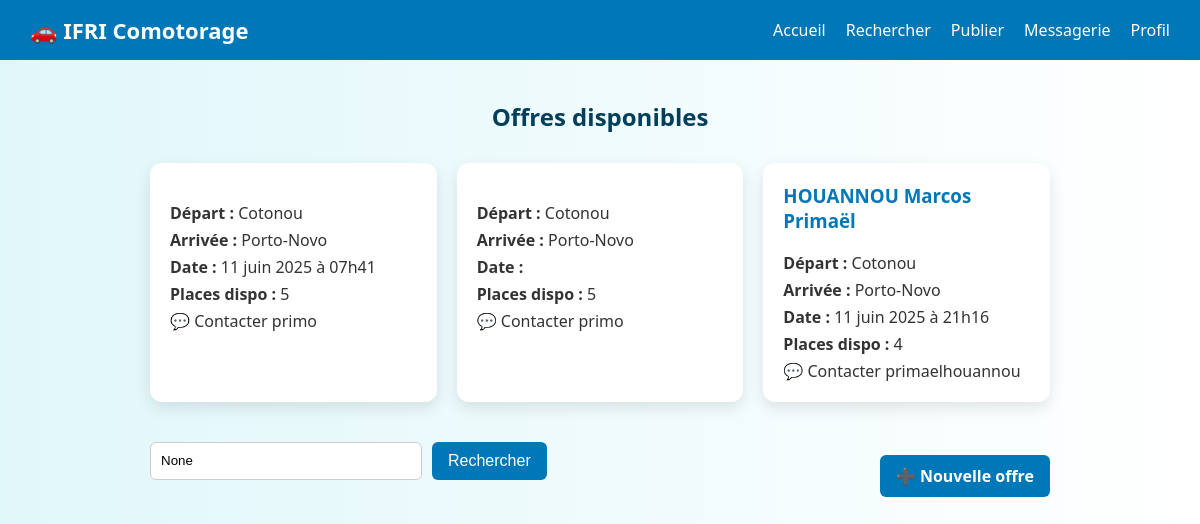
Page /offres/ on the committed database.
### mon_app/models.py (models this page shows, shortened)
class Offre(models.Model):
    utilisateur = models.ForeignKey(
        settings.AUTH_USER_MODEL,
        on_delete=models.CASCADE,
        related_name='offres'
    )
    depart = models.CharField(max_length=100)
    arrivee = models.CharField(max_length=100)
    date_depart = models.DateTimeField(null=True, blank=True)
    vehicule = models.CharField(max_length=100)
    places_disponibles = models.PositiveIntegerField()
    latitude = models.FloatField(null=True, blank=True)
    longitude = models.FloatField(null=True, blank=True)

class CustomUser(AbstractUser):
    email = models.EmailField(unique=True)
    phone_number = models.CharField(max_length=15, unique=True)
    role = models.CharField(max_length=10, choices=[('conducteur', 'Conducteur'), ('passager', 'Passager')])
    photo = models.ImageField(upload_to='photos/', null=True, blank=True)
    departure_point = models.CharField(max_length=255, null=True, blank=True)
    arrival_time = models.TimeField(null=True, blank=True)
    departure_time = models.TimeField(null=True, blank=True)
    car_model = models.CharField(max_length=50, null=True, blank=True)
    car_brand = models.CharField(max_length=50, null=True, blank=True)
    available_seats = models.PositiveIntegerField(null=True, blank=True)
    address = models.CharField("Adresse de départ", max_length=255, null=True, blank=True)
    return_time = models.TimeField("Heure de retour", null=True, blank=True)
    USERNAME_FIELD = 'email'
    REQUIRED_FIELDS = ['username']

### mon_app/views.py (the view)
# urls.py: path('offres/', views.list_offers_view, name='list_offers'),
def list_offers_view(request):
    query = request.GET.get('q')
    if query:
        offres = Offre.objects.filter(
            Q(depart__icontains=query) | Q(arrivee__icontains=query),
            utilisateur__isnull=False
        )
    else:
        offres = Offre.objects.filter(utilisateur__isnull=False)
    return render(request, 'mon_app/list_offers.html', {'offres': offres, 'query': query})

### mon_app/templates/mon_app/list_offers.html (shortened to what this page needs)
{% load static %}
<!DOCTYPE html>
<html lang="fr">
<head>
  <link rel="stylesheet" href="{% static 'mon_app/style.css' %}">
</head>
<body>
  <header>
    <div class="logo">🚗 IFRI Comotorage</div>
    <nav>
      <ul>
        <li><a href="{% url 'home' %}">Accueil</a></li>
        <li><a href="{% url 'list_offers' %}">Rechercher</a></li>
        <li><a href="{% url 'creer_offre' %}">Publier</a></li>
        <li><a href="{% url 'conversations_box' %}">Messagerie</a></li>
        <li><a href="{% url 'profil' %}">Profil</a></li>
      </ul>
    </nav>
  </header>
  <main>
    <section class="offers">
      <h2>Offres disponibles</h2>
      {% if offres %}
        <div class="offers-grid">
          {% for offre in offres %}
            <div class="offer-card">
              <h3>{{ offre.utilisateur.first_name }} {{ offre.utilisateur.last_name }}</h3>
              <p><strong>Départ :</strong> {{ offre.depart }}</p>
              <p><strong>Arrivée :</strong> {{ offre.arrivee }}</p>
              <p><strong>Date :</strong> {{ offre.date_depart|date:"d F Y à H\hi" }}</p>
              <p><strong>Places dispo :</strong> {{ offre.places_disponibles }}</p>
              {% if offre.utilisateur %}
              <a href="{% url 'chat_with_user' uid=offre.utilisateur.id %}">
                💬 Contacter {{ offre.utilisateur.username }}
              </a>
            {% endif %}
          </div>
          {% endfor %}
        </div>
      {% else %}
        <p>Aucune offre disponible pour le moment.</p>
      {% endif %}
    </section>
  </main>
  <div class="top-bar">
    <form method="get" class="search-bar">
      <input type="text" name="q" placeholder="🔍 Rechercher un trajet..." value="{{ query }}">
      <button type="submit">Rechercher</button>
    </form>
    <a href="{% url 'creer_offre' %}" class="btn-nouvelle-offre">➕ Nouvelle offre</a>
  </div>
</body>
</html>

### mon_app/static/mon_app/style.css (style rules this page uses)
body { margin: 0; font-family: 'Segoe UI', sans-serif; background: linear-gradient(to right, #e0f7fa, #ffffff); color: #333; }
a { text-decoration: none; color: inherit; }
h1, h2 { text-align: center; color: #003f5c; }
header { background: #0077b6; color: white; padding: 15px 30px; display: flex; align-items: center; justify-content: space-between; animation: slideDown 0.6s ease-out; }
.logo { font-size: 22px; font-weight: bold; }
nav ul { list-style: none; display: flex; gap: 20px; margin: 0; }
nav li a { color: white; font-weight: 500; transition: color 0.3s; }
button[type="submit"] { background: #0077b6; color: white; padding: 12px 20px; border: none; border-radius: 6px; font-size: 16px; cursor: pointer; transition: transform 0.3s, background-color 0.3s; }
.offers { max-width: 900px; margin: 40px auto; text-align: center; }
.offers-grid { display: grid; grid-template-columns: repeat(auto-fit, minmax(260px, 1fr)); gap: 20px; margin-top: 30px; }
.offer-card { background: white; border-radius: 12px; box-shadow: 0 6px 15px rgba(0,0,0,0.1); padding: 20px; text-align: left; transition: transform 0.3s ease, box-shadow 0.3s; }
.offer-card h3 { margin-top: 0; color: #0077b6; }
.offer-card p { margin: 5px 0; }
.search-bar { display: flex; justify-content: center; gap: 10px; margin-bottom: 30px; }
.search-bar input { padding: 10px; border-radius: 6px; border: 1px solid #ccc; width: 250px; transition: all 0.2s ease; }
.search-bar button { background: #0077b6; color: white; border: none; padding: 10px 16px; border-radius: 6px; cursor: pointer; transition: background 0.3s; }
.top-bar { display: flex; justify-content: space-between; align-items: center; margin: 20px auto 30px; max-width: 900px; flex-wrap: wrap; gap: 15px; }
.btn-nouvelle-offre { background-color: #0077b6; color: white; padding: 10px 16px; border-radius: 6px; text-decoration: none; font-weight: bold; transition: background 0.3s; }

### rows in the picture
Offre: depart "Cotonou", arrivee "Porto-Novo", date_depart "11 juin 2025 à 07h41", places_disponibles "5", utilisateur.username "primo"
Offre: depart "Cotonou", arrivee "Porto-Novo", places_disponibles "5", utilisateur.username "primo"
Offre: utilisateur.first_name "HOUANNOU", utilisateur.last_name "Marcos Primaël", depart "Cotonou", arrivee "Porto-Novo", date_depart "11 juin 2025 à 21h16", places_disponibles "4", utilisateur.username "primaelhouannou"
